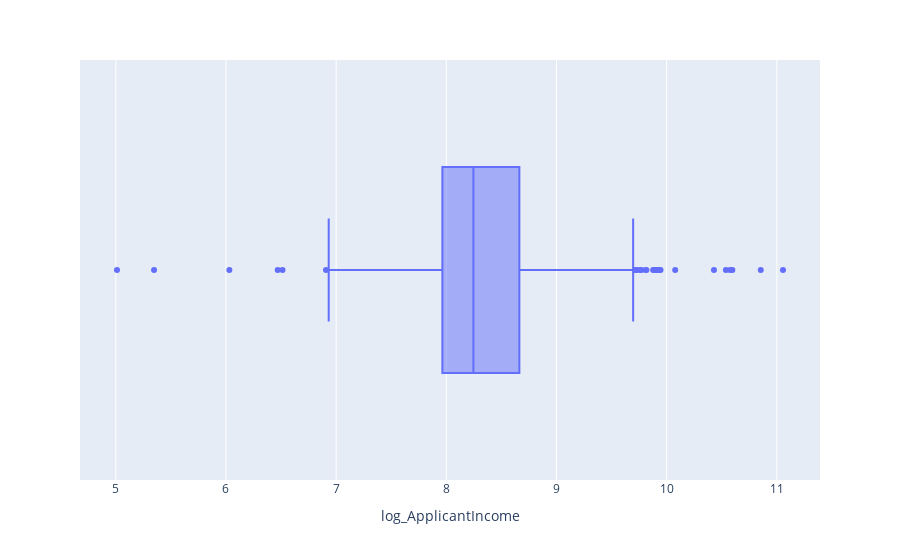

Notebook source saved alongside this figure:
### Code cell
fig = px.box(df, x= "log_ApplicantIncome")

fig.show()

### Figure 1 — Plotly figure (JSON) as saved in the notebook; plotly's stock layout.template omitted (floating-point values rounded to 4 significant figures; data arrays with more than 128 entries replaced by an {"elided": "..."} marker saying what was removed)
{"data": [{"alignmentgroup": "True", "hovertemplate": "log_ApplicantIncome=%{x}<extra></extra>", "legendgroup": "", "marker": {"color": "#636efa"}, "name": "", "notched": false, "offsetgroup": "", "orientation": "h", "showlegend": false, "type": "box", "x": {"elided": "613 float values"}, "x0": " ", "xaxis": "x", "y0": " ", "yaxis": "y"}], "layout": {"boxmode": "group", "legend": {"tracegroupgap": 0}, "margin": {"t": 60}, "xaxis": {"anchor": "y", "domain": [0, 1], "title": {"text": "log_ApplicantIncome"}}, "yaxis": {"anchor": "x", "domain": [0, 1]}}}
